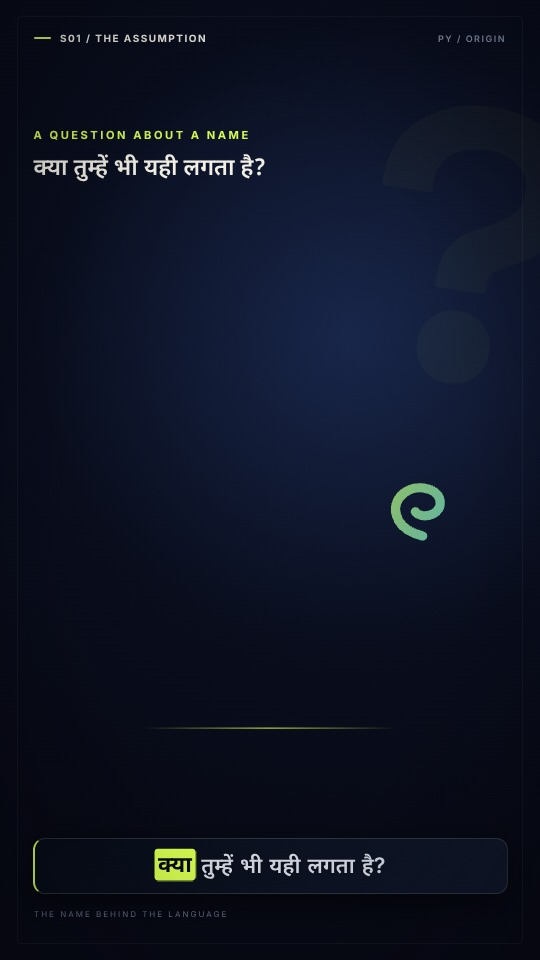
#> input picture AI-Motion-Video/renders/preview-frames/S01-0_50.jpg, 540 x 960 px; its folder holds only this picture in this run
$ python create_contact_sheet.py
#> lines starting #> are read from the running program, lines starting #| are printed output that depends on the picture
#!/usr/bin/env python3
"""Create the delivered visual storyboard from rendered QC frames."""
from pathlib import Path
from PIL import Image, ImageDraw, ImageFont

ROOT = Path(__file__).resolve().parents[3]
PROJECT = ROOT/"AI-Motion-Video"
files = sorted((PROJECT/"renders"/"preview-frames").glob("*.jpg"))
if not files:
    raise SystemExit("No QC frames found. Run npm run stills first.")
thumb_w, thumb_h, label_h, columns = 270, 480, 34, 5
rows = (len(files)+columns-1)//columns
sheet = Image.new("RGB", (columns*thumb_w,rows*(thumb_h+label_h)), (7,9,20))
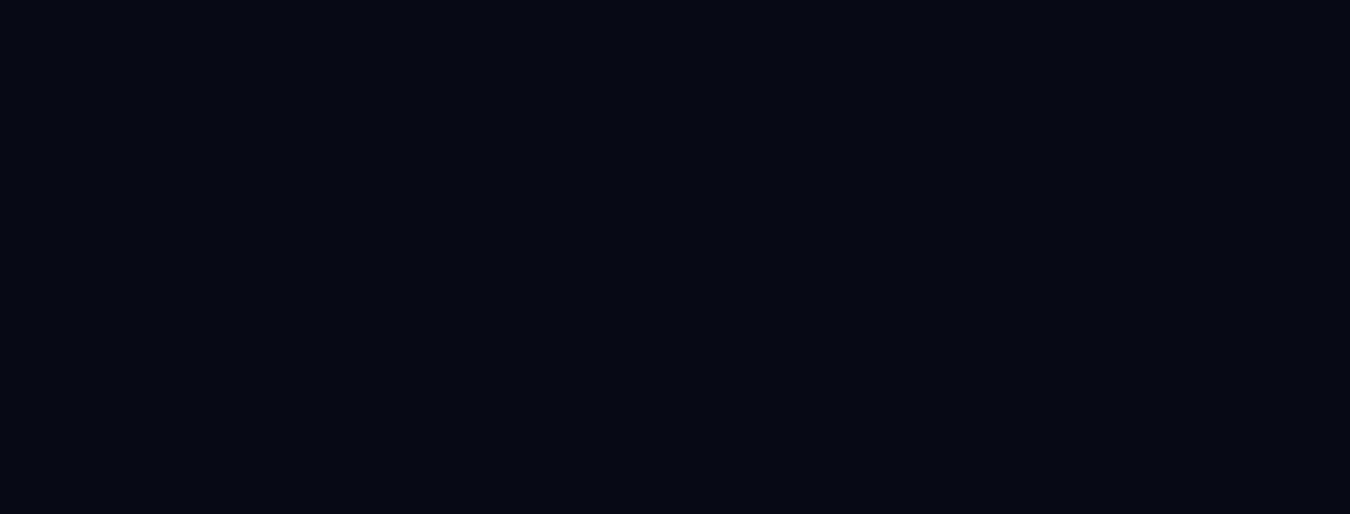
#> sheet: PIL image 1350x514 RGB; mean R, G, B 7, 9, 20
draw = ImageDraw.Draw(sheet)
font_path = Path("/usr/share/fonts/truetype/dejavu/DejaVuSans.ttf")
font = ImageFont.truetype(str(font_path),16) if font_path.exists() else ImageFont.load_default(size=16)
for i,path in enumerate(files):
    image = Image.open(path).convert("RGB")
#> image is the input picture: PIL image 540x960 RGB; mean R, G, B 13.8, 19.3, 36.1
    image.thumbnail((thumb_w,thumb_h))
#> image: PIL image 270x480 RGB
    x,y = (i%columns)*thumb_w,(i//columns)*(thumb_h+label_h)
    sheet.paste(image,(x,y))
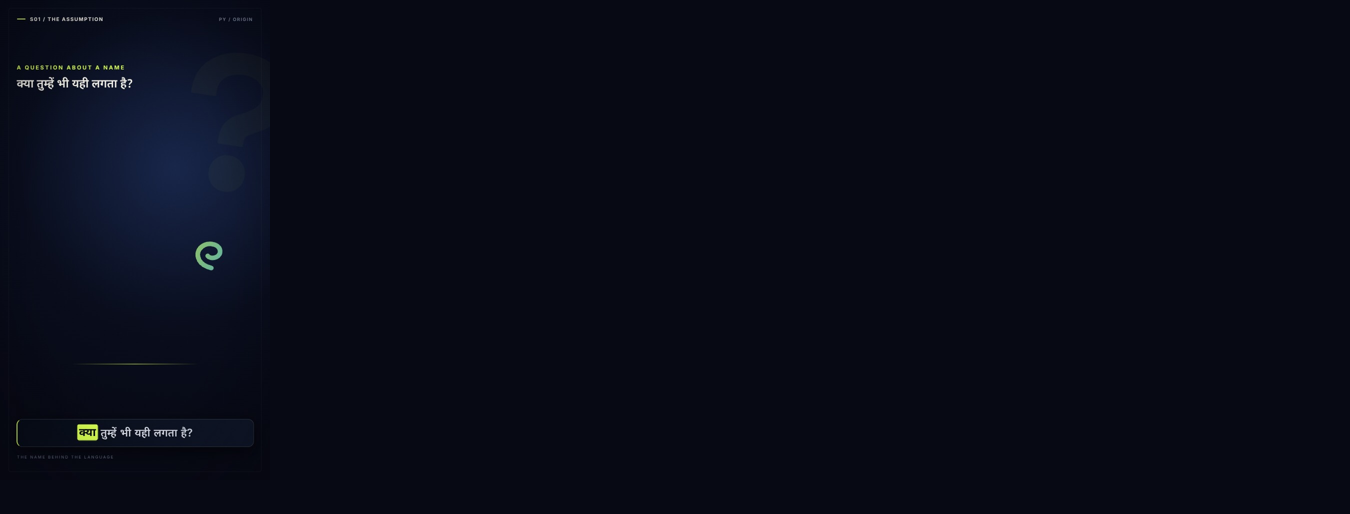
#> sheet: PIL image 1350x514 RGB; mean R, G, B 8.3, 10.9, 23
    draw.text((x+8,y+thumb_h+7),path.stem,fill=(220,225,235),font=font)
for output in [PROJECT/"scenes"/"storyboard-contact-sheet.jpg",PROJECT/"renders"/"storyboard-contact-sheet.jpg"]:
    output.parent.mkdir(parents=True,exist_ok=True)
    sheet.save(output,quality=92)
    print(f"Wrote {output}")

$ run again, on AI-Motion-Video/renders/preview-frames/S02-4_50.jpg
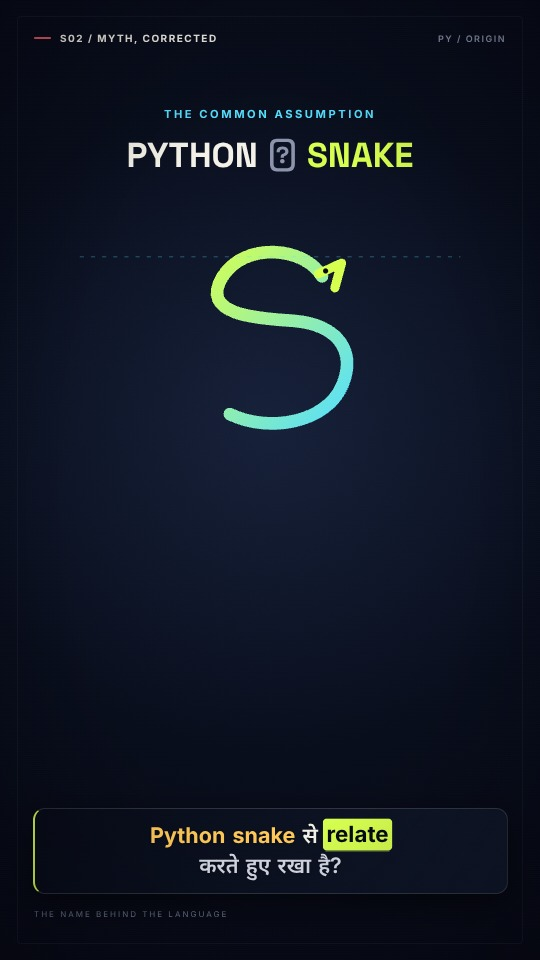
#> input picture AI-Motion-Video/renders/preview-frames/S02-4_50.jpg, 540 x 960 px
#> image is the input picture: PIL image 540x960 RGB; mean R, G, B 16.4, 23.1, 36.6
#> image: PIL image 270x480 RGB
#> `sheet.paste(image,(x,y))`:
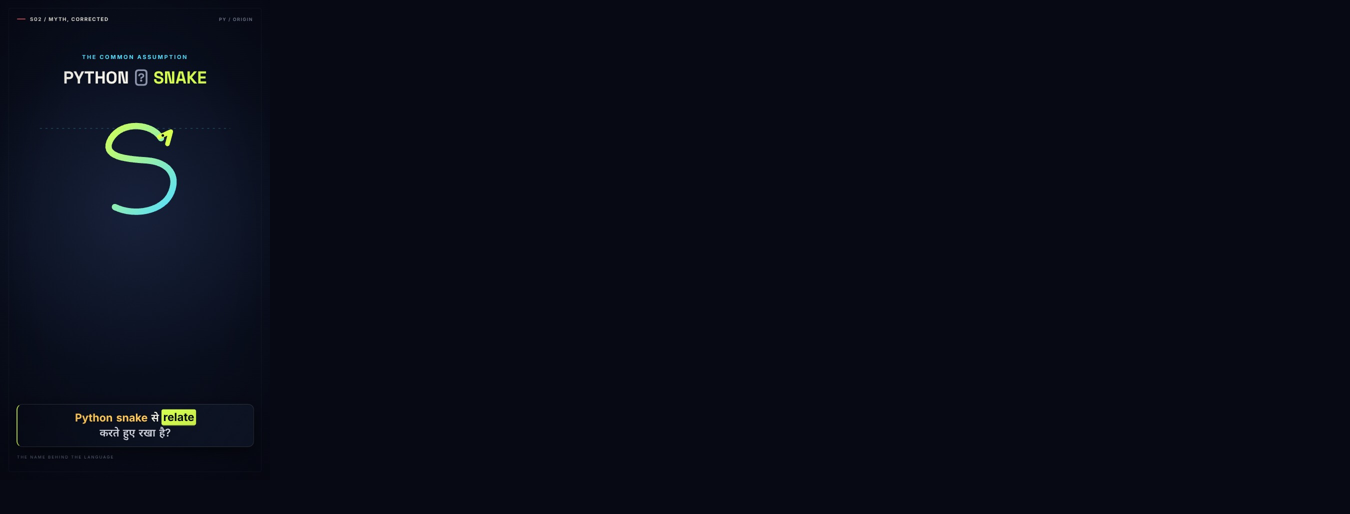
#> sheet: PIL image 1350x514 RGB; mean R, G, B 8.8, 11.6, 23.1
